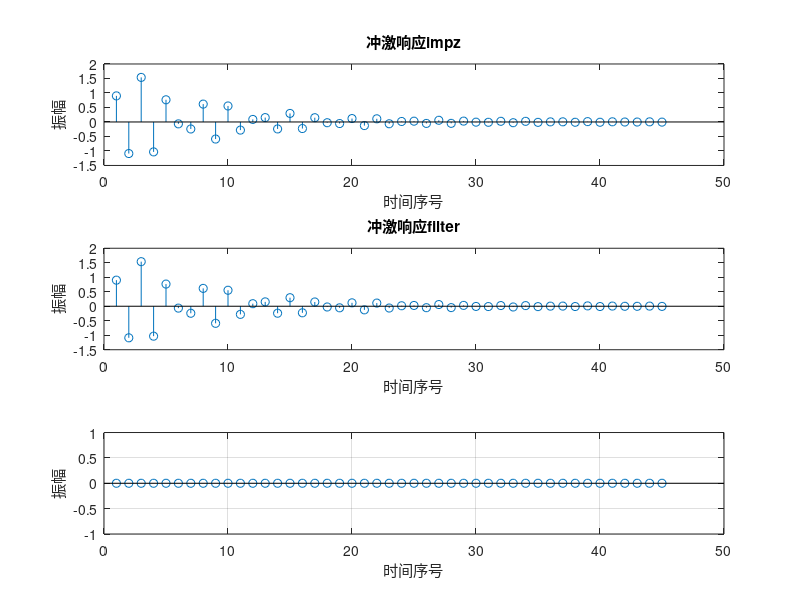

This chart was generated by the following MATLAB code:
clear all;
N = 45;

num = [0.9  -0.45  0.35  0.002];
den = [1  0.71  -0.46  -0.62];

x = [1 zeros(1, N-1)];

y1 = impz(num, den, N);
y2 = filter(num, den, x);

subplot(3,1,1)
stem(y1);
xlabel("时间序号");
ylabel("振幅");
title("冲激响应impz");

subplot(3,1,2)
stem(y2);
xlabel("时间序号");
ylabel("振幅");
title("冲激响应filter");

subplot(3,1,3)
stem(y1 - y2.');
xlabel("时间序号");
ylabel("振幅");
grid on;
